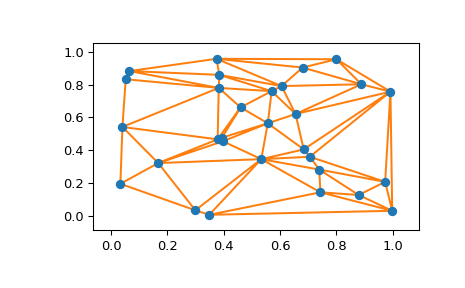

Recreate this plot in Python.
import matplotlib.pyplot as plt
from scipy.spatial import Delaunay, delaunay_plot_2d

# The Delaunay triangulation of a set of random points:

rng = np.random.default_rng()
points = rng.random((30, 2))
tri = Delaunay(points)

# Plot it:

_ = delaunay_plot_2d(tri)
plt.show()
